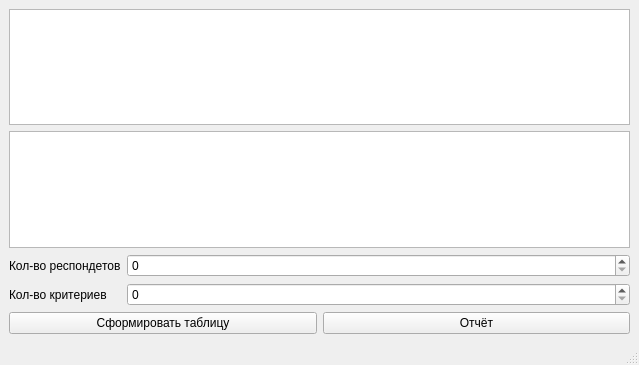
<?xml version="1.0" encoding="UTF-8"?>
<ui version="4.0">
 <class>MainWindow</class>
 <widget class="QMainWindow" name="MainWindow">
  <property name="geometry">
   <rect>
    <x>0</x>
    <y>0</y>
    <width>639</width>
    <height>365</height>
   </rect>
  </property>
  <property name="windowTitle">
   <string>MainWindow</string>
  </property>
  <widget class="QWidget" name="centralwidget">
   <layout class="QVBoxLayout" name="verticalLayout">
    <item>
     <widget class="QTableWidget" name="tableWidgetImportance"/>
    </item>
    <item>
     <widget class="QTableWidget" name="tableWidgetSatisfaction"/>
    </item>
    <item>
     <layout class="QFormLayout" name="formLayout">
      <item row="0" column="0">
       <widget class="QLabel" name="labelRespondent">
        <property name="text">
         <string>Кол-во респондетов</string>
        </property>
       </widget>
      </item>
      <item row="0" column="1">
       <widget class="QSpinBox" name="spinBoxRespondent">
        <property name="maximum">
         <number>9999</number>
        </property>
       </widget>
      </item>
      <item row="1" column="0">
       <widget class="QLabel" name="labelCriteria">
        <property name="text">
         <string>Кол-во критериев</string>
        </property>
       </widget>
      </item>
      <item row="1" column="1">
       <widget class="QSpinBox" name="spinBoxCriteria"/>
      </item>
     </layout>
    </item>
    <item>
     <layout class="QHBoxLayout" name="horizontalLayout_2">
      <item>
       <widget class="QPushButton" name="pushButton">
        <property name="text">
         <string>Сформировать таблицу</string>
        </property>
       </widget>
      </item>
      <item>
       <widget class="QPushButton" name="pushButton_2">
        <property name="text">
         <string>Отчёт</string>
        </property>
       </widget>
      </item>
     </layout>
    </item>
   </layout>
  </widget>
  <widget class="QMenuBar" name="menubar">
   <property name="geometry">
    <rect>
     <x>0</x>
     <y>0</y>
     <width>639</width>
     <height>21</height>
    </rect>
   </property>
  </widget>
  <widget class="QStatusBar" name="statusbar"/>
 </widget>
 <resources/>
 <connections/>
</ui>
